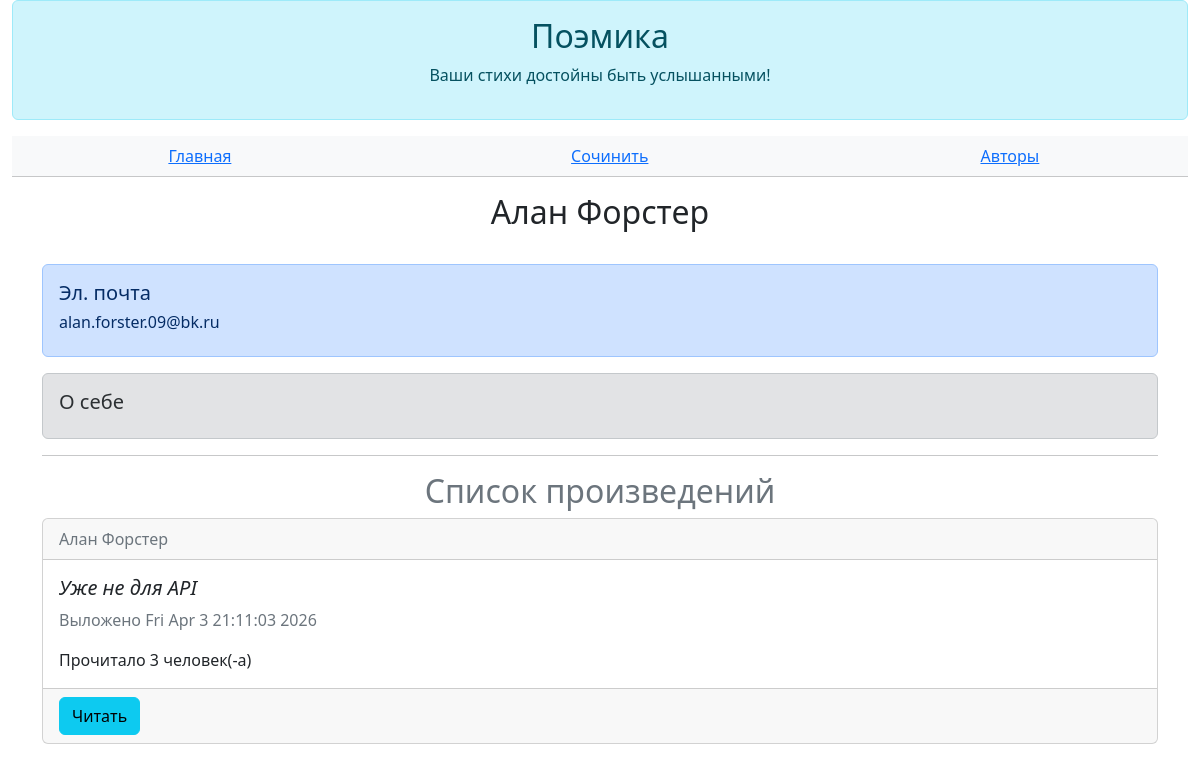
/authors/1, run on an earlier commit of the app's database.
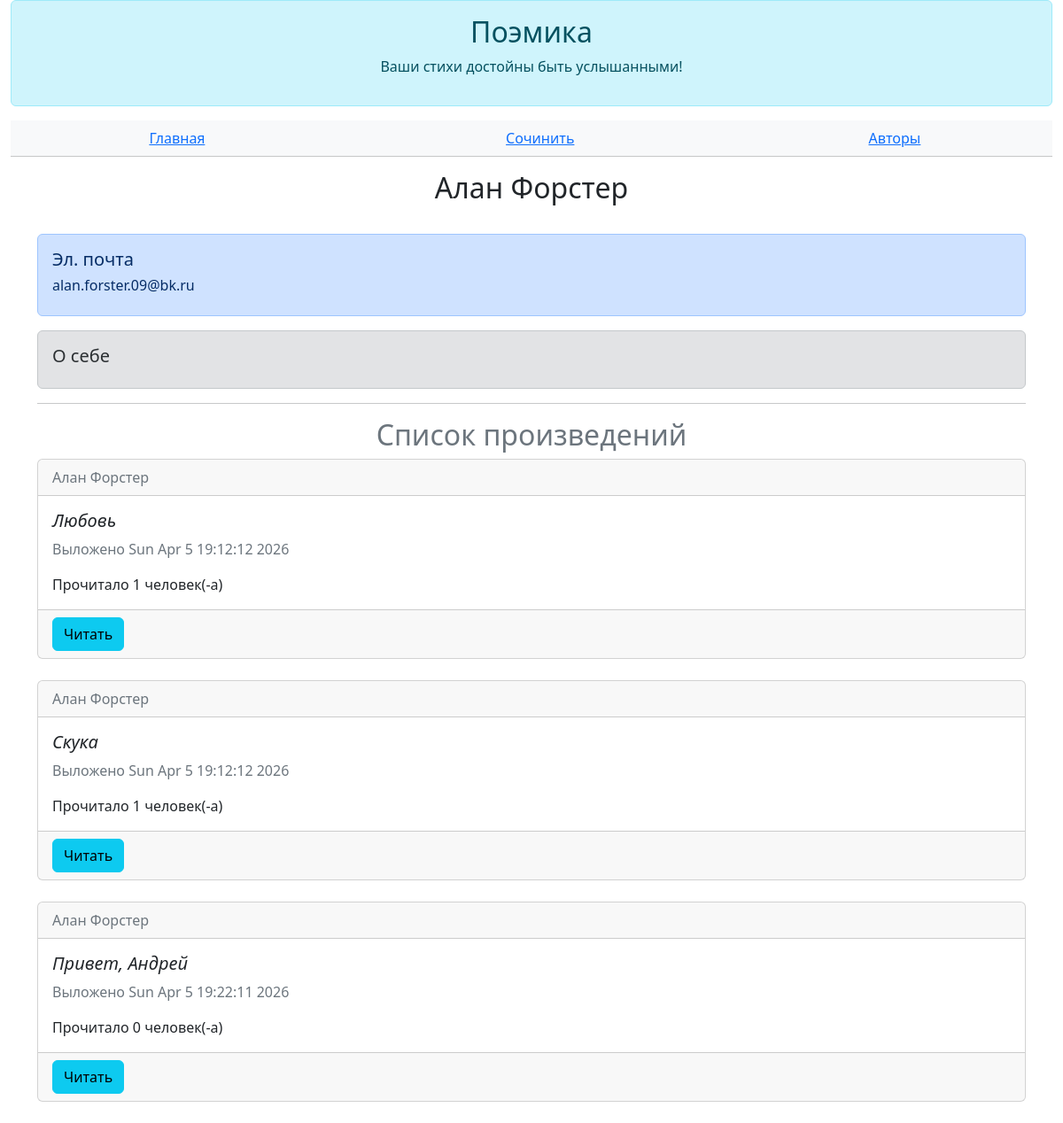
And on a later commit of the database.
### data/all_models.py (models this page shows)
class Poem(SqlAlchemyBase, SerializerMixin):
    __tablename__ = "poems"
    id = sqlalchemy.Column(sqlalchemy.Integer, primary_key=True, autoincrement=True)
    author_id = sqlalchemy.Column(sqlalchemy.Integer, sqlalchemy.ForeignKey(User.id))
    author = orm.relationship("User")
    title = sqlalchemy.Column(sqlalchemy.String(25))
    body = sqlalchemy.Column(sqlalchemy.Text)
    read_count = sqlalchemy.Column(sqlalchemy.Integer, default=0)
    is_private = sqlalchemy.Column(sqlalchemy.Boolean, default=True)
    created = sqlalchemy.Column(sqlalchemy.DateTime, default=datetime.datetime.now())

class User(SqlAlchemyBase, UserMixin, SerializerMixin):
    __tablename__ = "users"
    id = sqlalchemy.Column(sqlalchemy.Integer, primary_key=True, autoincrement=True)
    login = sqlalchemy.Column(sqlalchemy.String)
    name = sqlalchemy.Column(sqlalchemy.String, default="Неизвестный")
    email = sqlalchemy.Column(sqlalchemy.String, unique=True)
    description = sqlalchemy.Column(sqlalchemy.Text, default="Я поэт, тем и интересен")
    hashed_password = sqlalchemy.Column(sqlalchemy.String)
    poems = orm.relationship("Poem", back_populates="author")

### main.py (the view)
@author_actions.route("/authors/<author_id>")
def author(author_id):
    author = db.get(User, author_id)
    if author:
        poems = db.query(Poem).filter(Poem.author == author).all()
        return flask.render_template("author.html", author=author, poems=poems)

### templates/author.html (shortened to what this page needs)
{% extends 'base.html' %}
{% block _header %}
    <table class="table table-light text-center">
        <tbody>
            <tr>
                <td>
                    <a href="/">Главная</a>
                </td>
                <td>
                    <a href="/poem/create">Сочинить</a>
                </td>
                <td>
                    <a href="/authors">Авторы</a>
                </td>
            </tr>
        </tbody>
    </table>
{% endblock %}
{% block _body %}
    <h2 class="text-center">{{author.login}}</h2>
    <br/>
    <div class="alert alert-primary" role="alert">
        <h5>Эл. почта</h5>
        <h6>{{author.email}}</h6>
    </div>
    <div class="alert alert-secondary" role="alert">
        <h5>О себе</h5>
    </div>
    <hr/>
    <h2 class="text-center text-secondary">Список произведений</h2>
    {% for poem in poems %}
        {% if not poem.is_private%}
            <div class="card">
                <div class="card-header">
                    <span class="text-secondary">{{poem.author.login}}</span>
                </div>
                <div class="card-body">
                    <h5 class="card-title"><i>{{poem.title}}</i></h5>
                    <p class="card-text text-secondary">Выложено {{poem.created.ctime()}}</p>
                    <p class="card-text">Прочитало {{poem.read_count}} человек(-а)</p>
                </div>
                <div class="card-footer">
                    <button class="btn btn-info" onclick="location.href='/poem/read/{{poem.id}}'">Читать</button>
                </div>
            </div>
            <br/>
        {% endif %}
    {% endfor %}
{% endblock %}

What changed in the data, as far as the page shows it:
removed Poem: author.login "Алан Форстер", title "Уже не для API", created.ctime "Fri Apr 3 21:11:03 2026", read_count "3"
added Poem: author.login "Алан Форстер", title "Любовь", created.ctime "Sun Apr 5 19:12:12 2026", read_count "1"
added Poem: author.login "Алан Форстер", title "Скука", created.ctime "Sun Apr 5 19:12:12 2026", read_count "1"
now on this page (row edited): Poem: author.login "Алан Форстер", title "Привет, Андрей", created.ctime "Sun Apr 5 19:22:11 2026", read_count "0"
